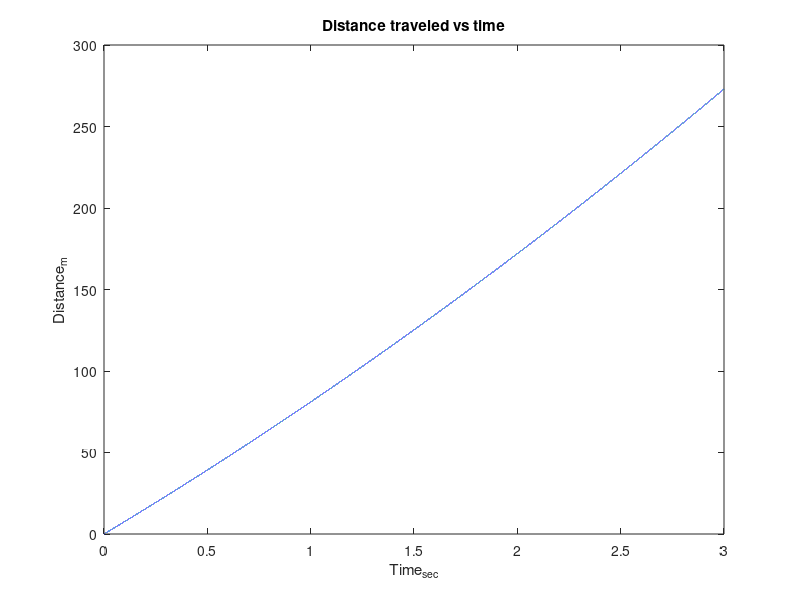

Here is the MATLAB script that generated this plot: (Note: this script raises an error after producing the figure.)
%%%%%%%%%%%%%%%%%%%%%%%%%%%%%%%%%%%%%%%%%%%%%%%%%%%%%%%%%%%%%%%%%%%%%%%%%%%%
%Caleb Lainhart
%10/7/2023
%Homework4_Lainhart
%%%%%%%%%%%%%%%%%%%%%%%%%%%%%%%%%%%%%%%%%%%%%%%%%%%%%%%%%%%%%%%%%%%%%%%%%%%%
function [] = Homework4_Lainhart()
%%%%%%%%%%%%%%%%%%%%%%%%%%%%%%%%%%%%%%%%%%%%%%%%%%%%%%%%%%%%%%%%%%%%%%%%%%%%
%Predecleration
%%%%%%%%%%%%%%%%%%%%%%%%%%%%%%%%%%%%%%%%%%%%%%%%%%%%%%%%%%%%%%%%%%%%%%%%%%%%
%Creates an array from 0 to 3 seconds that samples 100,000 times a second
time = linspace(0,3,100000);
%%%%%%%%%%%%%%%%%%%%%%%%%%%%%%%%%%%%%%%%%%%%%%%%%%%%%%%%%%%%%%%%%%%%%%%%%%%%
%Main
%%%%%%%%%%%%%%%%%%%%%%%%%%%%%%%%%%%%%%%%%%%%%%%%%%%%%%%%%%%%%%%%%%%%%%%%%%%%
%finds the distance needed to reach 76 meters per second
distance = 76.*time+5.*time.^2;
%%%%%%%%%%%%%%%%%%%%%%%%%%%%%%%%%%%%%%%%%%%%%%%%%%%%%%%%%%%%%%%%%%%%%%%%%%%%
%Output
%%%%%%%%%%%%%%%%%%%%%%%%%%%%%%%%%%%%%%%%%%%%%%%%%%%%%%%%%%%%%%%%%%%%%%%%%%%%
% plots the distance vs the time to take off
plot(time,distance);
xlabel("Time_{sec}");
ylabel("Distance_{m}");
title("Distance traveled vs time")
axis([0,3,0,300]);
%plots a line where the runway would end
yline(166.72);
% the plane just barely travels far enough to take off before falling off
% the ship 
end